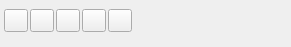
<?xml version="1.0" encoding="UTF-8"?>
<ui version="4.0">
 <class>profiler_extension</class>
 <widget class="QWidget" name="profiler_extension">
  <property name="geometry">
   <rect>
    <x>0</x>
    <y>0</y>
    <width>291</width>
    <height>47</height>
   </rect>
  </property>
  <property name="minimumSize">
   <size>
    <width>0</width>
    <height>0</height>
   </size>
  </property>
  <property name="maximumSize">
   <size>
    <width>16777215</width>
    <height>200</height>
   </size>
  </property>
  <property name="windowTitle">
   <string>Form</string>
  </property>
  <layout class="QVBoxLayout" name="verticalLayout">
   <property name="leftMargin">
    <number>0</number>
   </property>
   <property name="topMargin">
    <number>0</number>
   </property>
   <property name="rightMargin">
    <number>0</number>
   </property>
   <property name="bottomMargin">
    <number>9</number>
   </property>
   <item>
    <layout class="QHBoxLayout" name="horizontalLayout_3">
     <property name="spacing">
      <number>2</number>
     </property>
     <property name="leftMargin">
      <number>4</number>
     </property>
     <property name="topMargin">
      <number>4</number>
     </property>
     <item>
      <widget class="QToolButton" name="button_record">
       <property name="toolTip">
        <string>Record profiler events</string>
       </property>
       <property name="text">
        <string/>
       </property>
       <property name="checkable">
        <bool>true</bool>
       </property>
      </widget>
     </item>
     <item>
      <widget class="QToolButton" name="button_cprofiler_record">
       <property name="toolTip">
        <string>Record python code with cprofiler. The stats will be saved to the disk (check settings) and logged into the log panel.</string>
       </property>
       <property name="text">
        <string/>
       </property>
       <property name="checkable">
        <bool>true</bool>
       </property>
      </widget>
     </item>
     <item>
      <widget class="QToolButton" name="button_clear">
       <property name="toolTip">
        <string>Clear profiler data from the current (user created) group</string>
       </property>
       <property name="text">
        <string/>
       </property>
       <property name="checkable">
        <bool>false</bool>
       </property>
       <property name="checked">
        <bool>false</bool>
       </property>
      </widget>
     </item>
     <item>
      <widget class="QToolButton" name="button_save">
       <property name="toolTip">
        <string>Save the profile results of the current group to the disk...</string>
       </property>
       <property name="text">
        <string/>
       </property>
       <property name="autoRaise">
        <bool>false</bool>
       </property>
      </widget>
     </item>
     <item>
      <widget class="QToolButton" name="button_settings">
       <property name="toolTip">
        <string>Open profiler settings...</string>
       </property>
       <property name="text">
        <string/>
       </property>
       <property name="autoRaise">
        <bool>false</bool>
       </property>
      </widget>
     </item>
     <item>
      <spacer name="horizontalSpacer">
       <property name="orientation">
        <enum>Qt::Horizontal</enum>
       </property>
       <property name="sizeHint" stdset="0">
        <size>
         <width>40</width>
         <height>20</height>
        </size>
       </property>
      </spacer>
     </item>
     <item>
      <spacer name="horizontalSpacer_3">
       <property name="orientation">
        <enum>Qt::Horizontal</enum>
       </property>
       <property name="sizeHint" stdset="0">
        <size>
         <width>40</width>
         <height>20</height>
        </size>
       </property>
      </spacer>
     </item>
    </layout>
   </item>
  </layout>
 </widget>
 <resources/>
 <connections/>
</ui>
